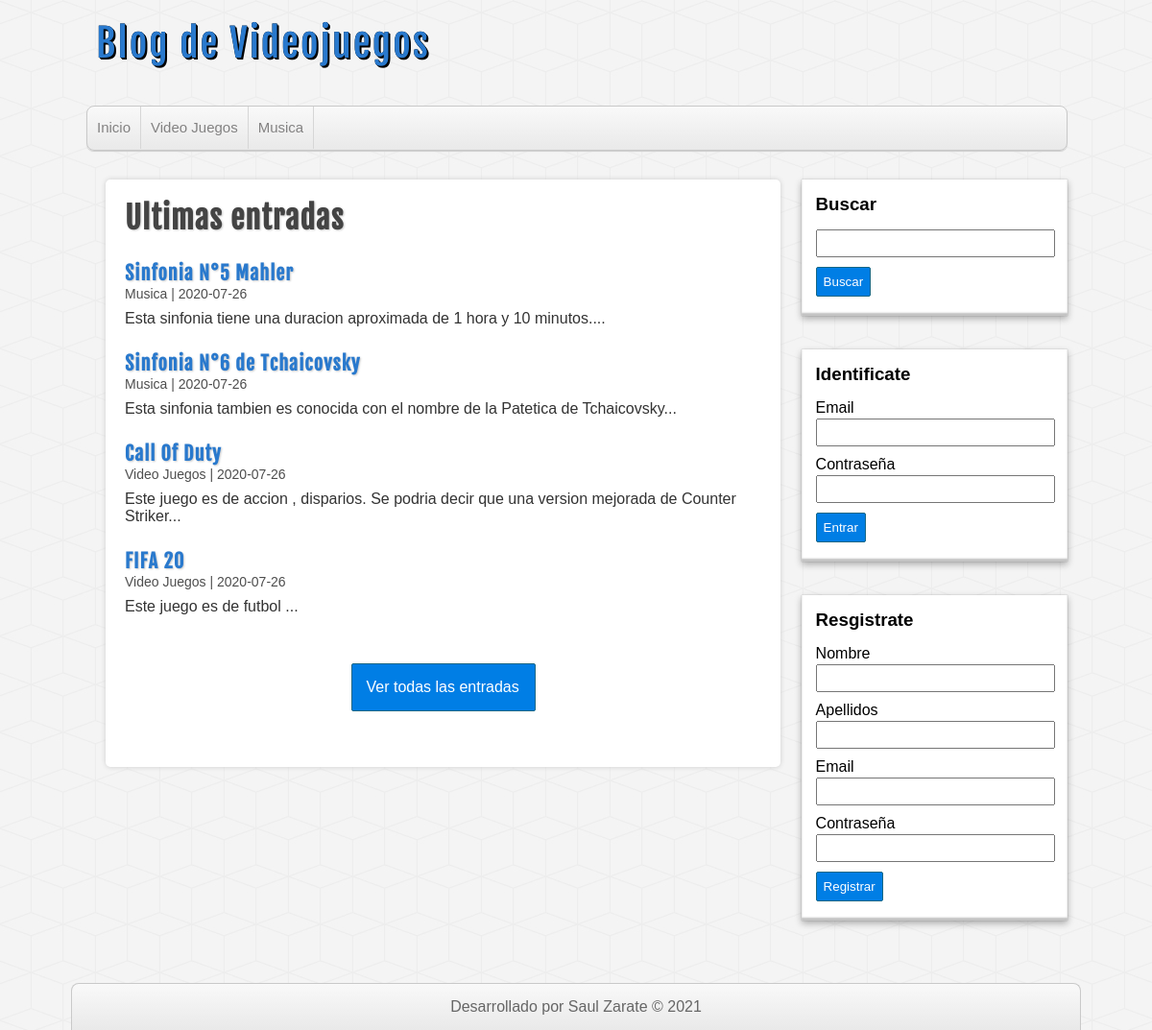
The page / on the database its author committed.
### tables this page shows
CREATE TABLE IF NOT EXISTS `categorias` (
  `id` int(255) NOT NULL AUTO_INCREMENT,
  `nombre` varchar(100) NOT NULL,
  PRIMARY KEY (`id`)
);

CREATE TABLE IF NOT EXISTS `entradas` (
  `id` int(255) NOT NULL AUTO_INCREMENT,
  `usuario_id` int(255) NOT NULL,
  `categoria_id` int(255) NOT NULL,
  `titulo` varchar(255) NOT NULL,
  `descripcion` mediumtext,
  `fecha` date NOT NULL,
  PRIMARY KEY (`id`),
  KEY `fk_entrada_usuario` (`usuario_id`),
  KEY `fk_entrada_categorias` (`categoria_id`)
);

### includes/helpers.php (called while the page is built, shortened)
<?php
function conseguirCategorias($conexion){
	$sql = "SELECT * FROM categorias ORDER BY id ASC;";
	$categorias = mysqli_query($conexion, $sql);
	$resultado = array();
	if($categorias && mysqli_num_rows($categorias) >= 1){
		$resultado = $categorias;
	}
	return $resultado;
}
function conseguirEntradas($conexion, $limit = null, $categoria = null, $busqueda = null){
	$sql="SELECT e.*, c.nombre AS 'categoria' FROM entradas e ".
		 "INNER JOIN categorias c ON e.categoria_id = c.id ";
	$sql .= "ORDER BY e.id DESC ";
	if($limit){
		$sql .= "LIMIT 4";
	}
	$entradas = mysqli_query($conexion, $sql);
	return $entradas;
}

### index.php (the view)
<?php require_once 'includes/cabecera.php'; ?>
<?php require_once 'includes/lateral.php'; ?>
<div id="principal">
	<h1>Ultimas entradas</h1>
	<?php
		$entradas = conseguirEntradas($db, true);
		if(!empty($entradas)):
			while($entrada = mysqli_fetch_assoc($entradas)):
	?>
				<article class="entrada">
					<a href="entrada.php?id=<?=$entrada['id']?>">
						<h2><?=$entrada['titulo']?></h2>
						<span class="fecha"><?=$entrada['categoria'].' | '.$entrada['fecha']?></span>
						<p>
							<?=substr($entrada['descripcion'], 0, 180)."..."?>
						</p>
					</a>
				</article>
	<?php
			endwhile;
		endif;
	?>
	<div id="ver-todas">
		<a href="entradas.php">Ver todas las entradas</a>
	</div>
</div>
<?php require_once 'includes/pie.php'; ?>

### includes/cabecera.php (shortened to what this page needs)
<?php require_once 'conexion.php'; ?>
<?php require_once 'includes/helpers.php'; ?>
<!DOCTYPE HTML>
<html lang="es">
	<head>
		<link rel="stylesheet" type="text/css" href="./assets/css/style.css" />
	</head>
	<body>
		<header id="cabecera">
			<div id="logo">
				<a href="index.php">
					Blog de Videojuegos
				</a>
			</div>
			<nav id="menu">
				<ul>
					<li>
						<a href="index.php">Inicio</a>
					</li>
					<?php
						$categorias = conseguirCategorias($db);
						if(!empty($categorias)):
							while($categoria = mysqli_fetch_assoc($categorias)):
					?>
								<li>
									<a href="categoria.php?id=<?=$categoria['id']?>"><?=$categoria['nombre']?></a>
								</li>
					<?php
							endwhile;
						endif;
					?>
				</ul>
			</nav>
		</header>
		<div id="contenedor">

### includes/lateral.php (shortened to what this page needs)
<aside id="sidebar">
	<div id="buscador" class="bloque">
		<h3>Buscar</h3>
		<form action="buscar.php" method="POST">
			<input type="text" name="busqueda" />
			<input type="submit" value="Buscar" />
		</form>
	</div>
	<?php if (!isset($_SESSION['usuario'])) : ?>
		<div id="login" class="bloque">
			<h3>Identificate</h3>
			<form action="login.php" method="POST">
				<label for="email">Email</label>
				<input type="email" name="email" />
				<label for="password">Contraseña</label>
				<input type="password" name="password" />
				<input type="submit" value="Entrar" />
			</form>
		</div>
		<div id="register" class="bloque">
			<h3>Resgistrate</h3>
			<form action="registro.php" method="POST">
				<label for="nombre">Nombre</label>
				<input type="text" name="nombre" />
				<label for="apellidos">Apellidos</label>
				<input type="text" name="apellidos" />
				<label for="email">Email</label>
				<input type="email" name="email" />
				<label for="password">Contraseña</label>
				<input type="password" name="password" />
				<input type="submit" name="submit" value="Registrar" />
			</form>
		</div>
	<?php endif; ?>
</aside>

### includes/pie.php (shortened to what this page needs)
		</div>
		<footer id="pie">
			<p>Desarrollado por Saul Zarate &copy; <?=date('Y',time())?></p>
		</footer>
	</body>
</html>

### assets/css/style.css (style rules this page uses)
* { margin: 0px; padding: 0px; font-family: sans-serif, Helvetica, Arial; text-decoration: none; }
body { background: url(../img/cubes.png) #F4F4F4; }
.fecha { color: #4e4e4e; margin-top:5px; font-size: 14px; }
#cabecera { width: 85%; height: auto; background: transparent; margin: 0px auto; }
#logo { float:left; width: 540px; height: 110px; }
#logo a { font-family: "fajala", Helvetica; font-size: 40px; letter-spacing: 2px; color: #2979CD; text-shadow: 0px 0px 0px black, 1px 1px 0px black, 2px 2px 0px black; transition: all 500ms; line-height: 90px; margin-left: 10px; }
#menu { clear: both; width: 100%; height: 45px; background: linear-gradient(to bottom, #f9f9f9 0px, #e9e9e9 100%); border: 1px solid #C9C9C9; border-radius: 8px; box-shadow: 0px 1px 1px #ccc; overflow: hidden; }
#menu ul { list-style: none; }
#menu ul li { float: left; line-height: 44px; border-right: 1px solid #D6D6D6; }
#menu ul li a { display: block; padding-left: 10px; padding-right: 10px; font-size: 15px; color: #838282; }
#contenedor { width: 85%; height: auto; margin: 0px auto; margin-top: 30px; margin-bottom: 30px; }
#sidebar { float:right; width: 27%; height: auto; }
.bloque { display:block; width: 90%; margin: 0px auto; margin-bottom: 35px; background: white; padding: 15px; box-shadow: 0px 0px 1px rgba(0,0,0,0.3), 0px 3px 7px rgba(0,0,0,0.3), 0px 0px 1px #FFFFFF inset, 0px -3px 2px rgba(0,0,0,0.25) inset; }
.bloque h3 { margin-bottom: 15px; }
label, input[type="text"], input[type="email"], input[type="password"] { display: block; width: 95%; margin-top:2px; margin-bottom: 2px; }
input[type="text"], input[type="email"], input[type="password"] { padding: 5px; margin-bottom: 10px; }
input[type="button"], input[type="submit"], .boton { margin-top: 5px; margin-bottom: 5px; display: block; border-radius: 2px; color:white; background: #007ee5; border: 1px solid #156785; cursor:pointer; padding: 7px; }
#principal { float: left; width: 65%; min-height: 572px; background:white; border-radius: 5px; box-shadow: 0px 0px 5px #ccc; margin-left: 20px; padding: 20px; overflow: hidden; }
#principal a { color: #333; }
#principal h1 { font-size: 32px; color: #444; letter-spacing: 1px; text-shadow: 1px 1px 2px #ccc; font-family: "fajala"; }
#principal h2 { font-size: 20px; color: #2979CD; text-shadow: 1px 1px 2px #ccc; letter-spacing: 1px; font-family: "fajala"; margin-top: 25px; }
#principal p { margin-top: 8px; }
#ver-todas a { display: block; border-radius: 2px; padding: 15px; color:white; background: #007ee5; border: 1px solid #156785; cursor:pointer; width: 160px; margin: 0px auto; margin-top:50px; }
#pie { clear:both; width: 85%; margin: 0px auto; background: linear-gradient(to bottom, #f9f9f9 0px, #e9e9e9 100%); border: 1px solid #c9c9c9; border-bottom: none; border-radius: 8px 8px 0px 0px; color: #666; height: auto; padding: 15px; text-align: center; }

### rows shown on the page
categorias: nombre "Video Juegos"
categorias: nombre "Musica"
entradas: titulo "Sinfonia N°5 Mahler", categoria.nombre "Musica", fecha "2020-07-26", descripcion "Esta sinfonia tiene una duracion aproximada de 1 hora y 10 minutos."
entradas: titulo "Sinfonia N°6 de Tchaicovsky", categoria.nombre "Musica", fecha "2020-07-26", descripcion "Esta sinfonia tambien es conocida con el nombre de la Patetica de Tchaicovsky"
entradas: titulo "Call Of Duty", categoria.nombre "Video Juegos", fecha "2020-07-26", descripcion "Este juego es de accion , disparios. Se podria decir que una version mejorada de Counter Striker"
entradas: titulo "FIFA 20", categoria.nombre "Video Juegos", fecha "2020-07-26", descripcion "Este juego es de futbol"
